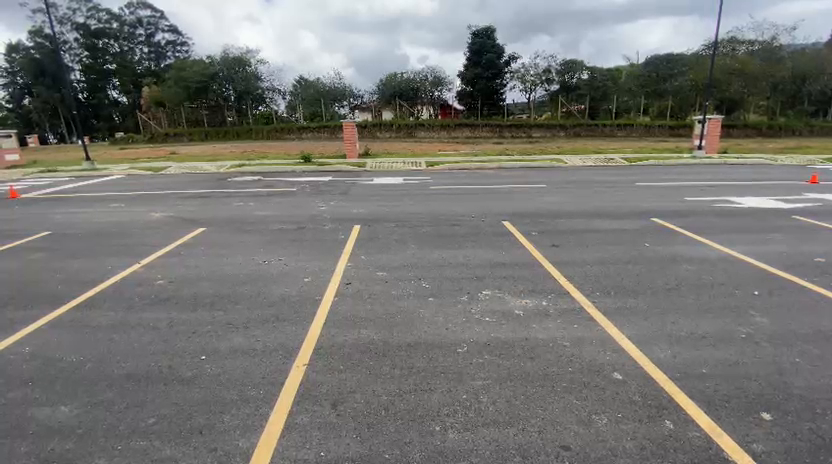
#> input picture frame 55 of video/Carro2.mp4, 832 x 464 px
$ python deteccion.py
#> lines starting #> are read from the running program, lines starting #| are printed output that depends on the picture; after the words box and inside, x2 and y2 are one past the last pixel; in counts of white or black regions, pixels touching at a corner belong together
import cv2
import numpy as np
import json
import os

# ============================
# ESTADOS DE INTERACCIÓN Y VISUALIZACIÓN
# ============================
# Variables para pausar, inspeccionar píxeles y guardar la posición del clic.
pausar_video = False
mostrar_pixel = False
x, y = 0, 0

# Listas donde se van acumulando los centroides detectados y su tiempo.
centroides = []
tiempos = []

# Buffers del último frame procesado y resultados intermedios de segmentación.
mascara_guardada = None
mascara_mog2_guardada = None
contorno_guardado = None
cx_guardado = None
cy_guardado = None
frame_base = None

# Variables de seguimiento temporal para estimar velocidad frame a frame.
ultimo_centroide = None
ultimo_tiempo = None
velocidad_inst_px_s = 0.0
velocidad_inst_m_s = 0.0

# Variables de calibración visual (marcadores A/B) y factor píxel-metro.
mezcla_hsv_txt = 0
ax = 100
ay = 100
bx = 300
by = 100
distancia_ab_cm = 500
distancia_ab_m = 5.0
px_por_m = 0.0
mostrar_marcadores = True
modo_seleccion_marcador = None

# ============================
# PARÁMETROS DEL TRACKING
# ============================
# Estos umbrales ayudan a estabilizar el seguimiento y descartar ruido.
WARMUP_FRAMES = 20
MAX_DIST_SEGUIMIENTO_PX = 150
MAX_GAP_FACTOR = 3.0
AREA_MAX_RATIO = 0.35
BORDER_MARGIN_PX = 20
ASPECT_MIN = 0.8
ASPECT_MAX = 5.5
TRACK_LOST_FRAMES = 10

# Contador para saber cuántos frames seguidos se perdió la detección.
frames_sin_deteccion = 0

# Carpeta donde se guardan las salidas del procesamiento.
RESULTADOS_DIR = "resultados"
os.makedirs(RESULTADOS_DIR, exist_ok=True)


# [21 lines left out: function mouse_callback, not called in this run]


cap = cv2.VideoCapture("video/Carro2.mp4")

if not cap.isOpened():
    print("Error: no se pudo abrir el video")
    exit()

fps = cap.get(cv2.CAP_PROP_FPS)
if fps == 0:
    fps = 30.0
    print(f"Advertencia: no se pudo leer FPS, usando {fps} por defecto")
else:
    print(f"Video abierto correctamente | FPS: {fps:.2f}")

frame_num = 0
frame_width = int(cap.get(cv2.CAP_PROP_FRAME_WIDTH))
frame_height = int(cap.get(cv2.CAP_PROP_FRAME_HEIGHT))

# Posiciones iniciales aproximadas; convención: A=cono derecho, B=cono izquierdo
ax = int(0.95 * frame_width)
ay = int(0.62 * frame_height)
bx = int(0.06 * frame_width)
by = int(0.62 * frame_height)

print("\n=== Configuración Punto 4 ===")
print("Controles: tecla 'a' + clic para fijar A en cono derecho; tecla 'b' + clic para B en cono izquierdo; tecla 'm' para ocultar/mostrar A-B.")
resp = input("¿Deseas guardar video final procesado? (s/n): ").strip().lower()
#> the answer given: out.png
exportar_video = resp == 's'

# Si el usuario lo pide, también se exporta el video ya anotado con overlays.
video_writer = None
if exportar_video:
    fourcc = cv2.VideoWriter_fourcc(*"mp4v")
    ruta_video_salida = os.path.join(RESULTADOS_DIR, "video_procesado_punto4.mp4")
    video_writer = cv2.VideoWriter(
        ruta_video_salida, fourcc, fps, (frame_width, frame_height)
    )
    if not video_writer.isOpened():
        print("Advertencia: no se pudo crear el video de salida. Se desactiva la exportación.")
        video_writer = None
        exportar_video = False

subtractor = cv2.createBackgroundSubtractorMOG2(
    history=300,
    varThreshold=50,
    detectShadows=True
)

# ============================
# CONFIGURACIÓN DE VENTANAS Y TRACKBARS
# ============================
# Se crean ventanas para visualizar video, máscara final y salida cruda de MOG2.
WINDOW_WIDTH = 800
WINDOW_HEIGHT = 600

cv2.namedWindow("Video", cv2.WINDOW_NORMAL)
cv2.resizeWindow("Video", WINDOW_WIDTH, WINDOW_HEIGHT)
cv2.setMouseCallback("Video", mouse_callback)

cv2.namedWindow("Mascara", cv2.WINDOW_NORMAL)
cv2.resizeWindow("Mascara", WINDOW_WIDTH, WINDOW_HEIGHT)

cv2.namedWindow("MOG2 Raw", cv2.WINDOW_NORMAL)
cv2.resizeWindow("MOG2 Raw", WINDOW_WIDTH, WINDOW_HEIGHT)

cv2.namedWindow("Trackbars", cv2.WINDOW_NORMAL)
cv2.resizeWindow("Trackbars", 450, 450)


def nothing(value):
    """Función vacía para trackbars (OpenCV pide un callback)."""
    pass


# [57 lines left out: function seleccionar_mejor_contorno, not called in this run]


cv2.createTrackbar("Area Min", "Trackbars", 500, 10000, nothing)
cv2.createTrackbar("Kernel", "Trackbars", 5, 15, nothing)
cv2.createTrackbar("Sensibilidad", "Trackbars", 50, 200, nothing)
cv2.createTrackbar("Mezcla HSV", "Trackbars", 0, 100, nothing)
cv2.createTrackbar("H Min", "Trackbars", 0, 179, nothing)
cv2.createTrackbar("H Max", "Trackbars", 179, 179, nothing)
cv2.createTrackbar("S Min", "Trackbars", 0, 255, nothing)
cv2.createTrackbar("S Max", "Trackbars", 255, 255, nothing)
cv2.createTrackbar("V Min", "Trackbars", 0, 255, nothing)
cv2.createTrackbar("V Max", "Trackbars", 255, 255, nothing)
cv2.createTrackbar("Dist AB cm", "Trackbars", 8000, 10000, nothing)

# ============================
# LOOP PRINCIPAL
# ============================
# En cada iteración: leer frame -> segmentar -> detectar/seguir -> dibujar -> mostrar.
while True:
    if not pausar_video:
        ret, frame = cap.read()
#> frame is the input picture: shape (464, 832, 3); mean B, G, R 114.2, 118, 118.1

        if not ret:
            print("Fin del video.")
            break

        frame_base = np.copy(frame)

    # Lectura de parámetros ajustables en tiempo real.
        area_min = cv2.getTrackbarPos("Area Min", "Trackbars")
        kernel_size = cv2.getTrackbarPos("Kernel", "Trackbars")
        sensibilidad = cv2.getTrackbarPos("Sensibilidad", "Trackbars")
        mezcla_hsv = cv2.getTrackbarPos("Mezcla HSV", "Trackbars")

        h_min = cv2.getTrackbarPos("H Min", "Trackbars")
        h_max = cv2.getTrackbarPos("H Max", "Trackbars")
        s_min = cv2.getTrackbarPos("S Min", "Trackbars")
        s_max = cv2.getTrackbarPos("S Max", "Trackbars")
        v_min = cv2.getTrackbarPos("V Min", "Trackbars")
        v_max = cv2.getTrackbarPos("V Max", "Trackbars")
        distancia_ab_cm = cv2.getTrackbarPos("Dist AB cm", "Trackbars")

        # Ajuste dinámico de sensibilidad del sustractor de fondo.
        subtractor.setVarThreshold(max(sensibilidad, 1))

        # Kernel morfológico (siempre impar) para limpieza de máscara.
        k = max(1, kernel_size)
        if k % 2 == 0:
            k += 1
        kernel = np.ones((k, k), np.uint8)

        # Segmentación por movimiento con MOG2.
        mascara_mog2_raw = subtractor.apply(frame_base)
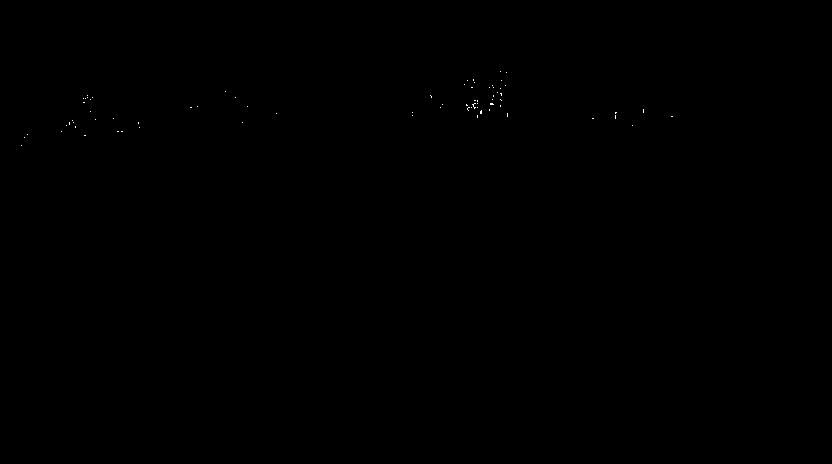
#> mascara_mog2_raw: shape (464, 832); values 127 (black) and 255 (white), 0.04% white in thin lines or dots, all inside (x1, y1, x2, y2) = (21, 71, 673, 146)
        mascara_mog2 = cv2.threshold(mascara_mog2_raw, 200, 255, cv2.THRESH_BINARY)[1]

        # Segmentación HSV opcional para combinar color + movimiento.
        mascara_hsv = np.zeros_like(mascara_mog2)
        if mezcla_hsv > 0:
            hsv = cv2.cvtColor(frame_base, cv2.COLOR_BGR2HSV)
            lower = np.array([h_min, s_min, v_min])
            upper = np.array([h_max, s_max, v_max])
            mascara_hsv = cv2.inRange(hsv, lower, upper)

        # Mezcla configurable: solo MOG2, solo HSV o intersección de ambas.
        if mezcla_hsv == 0:
            mascara = mascara_mog2
        elif mezcla_hsv == 100:
            mascara = mascara_hsv
        else:
            mascara = cv2.bitwise_and(mascara_mog2, mascara_hsv)

        # Limpieza morfológica para reducir ruido y cerrar huecos.
        mascara = cv2.morphologyEx(mascara, cv2.MORPH_OPEN, kernel)
#> mascara: shape (464, 832); every value is 0
        mascara = cv2.morphologyEx(mascara, cv2.MORPH_CLOSE, kernel)
        mascara = cv2.erode(mascara, kernel, iterations=1)
        mascara = cv2.dilate(mascara, kernel, iterations=1)

        contornos, _ = cv2.findContours(mascara, cv2.RETR_EXTERNAL, cv2.CHAIN_APPROX_SIMPLE)
#> contornos = []

        contorno_guardado = None
        cx_guardado = None
        cy_guardado = None

        # Se espera un pequeño warmup para estabilizar el modelo de fondo.
        if frame_num >= WARMUP_FRAMES:
            candidato = seleccionar_mejor_contorno(
                contornos,
                area_min,
                ultimo_centroide,
                frame_width,
                frame_height
            )

            if candidato is not None:
                contorno_guardado, cx_guardado, cy_guardado, _ = candidato

                tiempo_actual = frame_num / fps
                centroide_actual = (cx_guardado, cy_guardado)

                # Velocidad instantánea en píxeles/s a partir del último centroide.
                if ultimo_centroide is not None and ultimo_tiempo is not None:
                    dt = tiempo_actual - ultimo_tiempo
                    if dt > 1e-9:
                        dx = centroide_actual[0] - ultimo_centroide[0]
                        dy = centroide_actual[1] - ultimo_centroide[1]
                        velocidad_inst_px_s = float(np.hypot(dx, dy)) / dt
                else:
                    velocidad_inst_px_s = 0.0

                # Se almacenan datos para exportar trayectoria y análisis posterior.
                centroides.append(centroide_actual)
                tiempos.append(tiempo_actual)
                ultimo_centroide = centroide_actual
                ultimo_tiempo = tiempo_actual
                frames_sin_deteccion = 0
            else:
                frames_sin_deteccion += 1
                if frames_sin_deteccion > TRACK_LOST_FRAMES:
                    # Si se pierde varios frames seguidos, se reinicia continuidad.
                    ultimo_centroide = None
                    ultimo_tiempo = None
                    velocidad_inst_px_s = 0.0

        # Conversión de velocidad a m/s usando escala A-B actual.
        distancia_ab_px = float(np.hypot(bx - ax, by - ay))
        if distancia_ab_px > 0 and distancia_ab_cm > 0:
            distancia_ab_m = distancia_ab_cm / 100.0
            px_por_m = distancia_ab_px / distancia_ab_m
            velocidad_inst_m_s = velocidad_inst_px_s / px_por_m
        else:
            distancia_ab_m = 0.0
            px_por_m = 0.0
            velocidad_inst_m_s = 0.0

        # Buffers para visualización y siguiente iteración.
        mascara_guardada = mascara.copy()
        mascara_mog2_guardada = mascara_mog2.copy()
        mezcla_hsv_txt = mezcla_hsv
        frame_num += 1

    # Si todavía no hay frame válido, espera tecla y continúa.
    if frame_base is None:
        key = cv2.waitKey(30) & 0xFF
        if key == 27:
            break
        continue

    frame2 = np.copy(frame_base)

    # Overlay de inspección de color en el píxel seleccionado.
    if mostrar_pixel:
        pixel_color = frame2[y, x]
        pixel_hsv = cv2.cvtColor(np.uint8([[pixel_color]]), cv2.COLOR_BGR2HSV)[0][0]
        cv2.putText(frame2, f"Clic: X={x}  Y={y}", (10, 30),
                    cv2.FONT_HERSHEY_SIMPLEX, 0.65, (0, 255, 255), 2)
        cv2.putText(frame2, f"BGR: {pixel_color} | HSV: {pixel_hsv}", (10, 55),
                    cv2.FONT_HERSHEY_SIMPLEX, 0.55, (0, 255, 0), 2)
        cv2.drawMarker(frame2, (x, y), (0, 255, 255), cv2.MARKER_CROSS, 20, 2)

    centroide_detectado = False

    # Dibujo del objeto detectado: caja, contorno y centroide.
    if contorno_guardado is not None and cx_guardado is not None and cy_guardado is not None:
        centroide_detectado = True

        x_bb, y_bb, w_bb, h_bb = cv2.boundingRect(contorno_guardado)
        cv2.rectangle(frame2, (x_bb, y_bb), (x_bb + w_bb, y_bb + h_bb), (255, 165, 0), 2)
        cv2.drawContours(frame2, [contorno_guardado], -1, (0, 255, 0), 2)
        cv2.circle(frame2, (cx_guardado, cy_guardado), 6, (0, 0, 255), -1)

        cv2.putText(frame2, f"Centroide: ({cx_guardado}, {cy_guardado})", (10, 85),
                    cv2.FONT_HERSHEY_SIMPLEX, 0.65, (0, 255, 0), 2)
        area_txt = f"Area: {int(cv2.contourArea(contorno_guardado))} px"
        cv2.putText(frame2, area_txt, (10, 110), cv2.FONT_HERSHEY_SIMPLEX, 0.65, (0, 255, 0), 2)

    # Dibujo de trayectoria conectando centroides coherentes entre frames.
    if len(centroides) >= 2:
        max_gap_t = MAX_GAP_FACTOR / fps
        for i in range(1, len(centroides)):
            p0 = centroides[i - 1]
            p1 = centroides[i]
            dt = tiempos[i] - tiempos[i - 1]
            salto = np.hypot(p1[0] - p0[0], p1[1] - p0[1])
            if dt <= max_gap_t and salto <= (MAX_DIST_SEGUIMIENTO_PX * 1.6):
                cv2.line(frame2, p0, p1, (255, 0, 255), 2)
    cv2.putText(frame2, f"Trayectoria: {len(centroides)} pts", (10, 225),
                cv2.FONT_HERSHEY_SIMPLEX, 0.6, (255, 0, 255), 2)

    # Dibujo de marcadores A/B para calibración visual.
    if mostrar_marcadores:
        cv2.circle(frame2, (ax, ay), 8, (255, 255, 0), -1)
        cv2.circle(frame2, (bx, by), 8, (255, 255, 0), -1)
        cv2.putText(frame2, "A", (ax + 10, ay - 10), cv2.FONT_HERSHEY_SIMPLEX, 0.8, (255, 255, 0), 2)
#> frame2: shape (464, 832, 3); mean B, G, R 114.7, 117.8, 118.3
        cv2.putText(frame2, "B", (bx + 10, by - 10), cv2.FONT_HERSHEY_SIMPLEX, 0.8, (255, 255, 0), 2)
        cv2.line(frame2, (ax, ay), (bx, by), (0, 255, 255), 2)

    if float(np.hypot(bx - ax, by - ay)) > 0 and distancia_ab_cm > 0:
        texto_escala = f"Escala: {distancia_ab_m:.2f} m = {int(np.hypot(bx - ax, by - ay))} px ({px_por_m:.2f} px/m)"
        cv2.putText(frame2, texto_escala, (10, frame_height - 40),
                    cv2.FONT_HERSHEY_SIMPLEX, 0.6, (0, 255, 255), 2)

    # Textos de estado general de detección y modo actual.
    estado = "Vehiculo detectado" if centroide_detectado else "Sin deteccion"
    color_estado = (0, 255, 0) if centroide_detectado else (0, 0, 255)
    cv2.putText(frame2, estado, (10, 140), cv2.FONT_HERSHEY_SIMPLEX, 0.7, color_estado, 2)

    tiempo_actual = (frame_num - 1) / fps if frame_num > 0 else 0
    cv2.putText(frame2, f"Frame: {frame_num} | t: {tiempo_actual:.2f}s", (10, 170),
                cv2.FONT_HERSHEY_SIMPLEX, 0.6, (255, 255, 0), 2)

    modo_txt = "MOG2" if mezcla_hsv_txt == 0 else ("HSV" if mezcla_hsv_txt == 100 else "MOG2+HSV")
    cv2.putText(frame2, f"Modo: {modo_txt}", (10, 195),
                cv2.FONT_HERSHEY_SIMPLEX, 0.6, (255, 255, 0), 2)

    cv2.putText(frame2, f"Velocidad: {velocidad_inst_px_s:.2f} px/s | {velocidad_inst_m_s:.3f} m/s",
                (10, 250), cv2.FONT_HERSHEY_SIMPLEX, 0.6, (0, 215, 255), 2)
    cv2.putText(frame2, "Teclas: a=marcar A, b=marcar B, m=ocultar/mostrar A-B",
                (10, 275), cv2.FONT_HERSHEY_SIMPLEX, 0.55, (200, 255, 255), 2)

    if modo_seleccion_marcador == "A":
        cv2.putText(frame2, "Seleccion A: haz clic sobre el cono derecho", (10, 300),
                    cv2.FONT_HERSHEY_SIMPLEX, 0.6, (0, 200, 255), 2)
    elif modo_seleccion_marcador == "B":
        cv2.putText(frame2, "Seleccion B: haz clic sobre el cono izquierdo", (10, 300),
                    cv2.FONT_HERSHEY_SIMPLEX, 0.6, (0, 200, 255), 2)

    if frame_num < WARMUP_FRAMES:
        cv2.putText(frame2, f"Inicializando fondo: {frame_num}/{WARMUP_FRAMES}",
                    (10, 325), cv2.FONT_HERSHEY_SIMPLEX, 0.6, (0, 200, 255), 2)
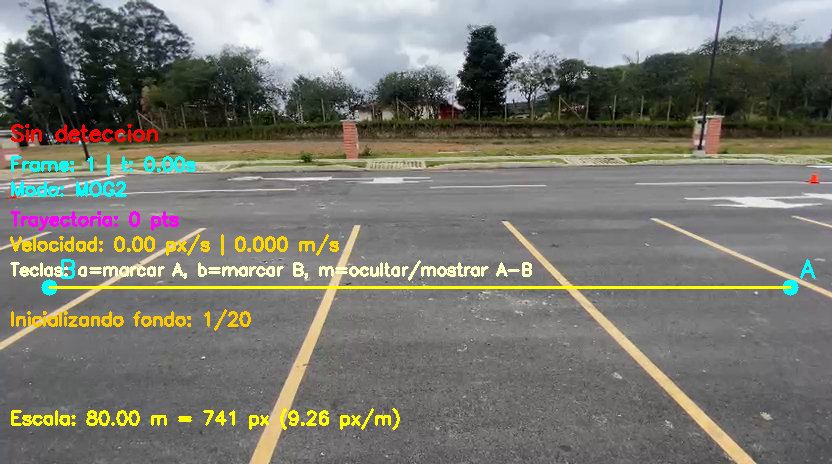
#> frame2: shape (464, 832, 3); mean B, G, R 113.4, 121.8, 122

    if pausar_video:
        cv2.putText(frame2, "|| PAUSADO", (10, 350),
                    cv2.FONT_HERSHEY_SIMPLEX, 0.8, (0, 165, 255), 2)

    # Mostrar ventanas de salida.
    cv2.imshow("Video", frame2)

    if mascara_guardada is not None and mascara_mog2_guardada is not None:
        cv2.imshow("Mascara", mascara_guardada)
        cv2.imshow("MOG2 Raw", mascara_mog2_guardada)

    if exportar_video and video_writer is not None:
        video_writer.write(frame2)

    # Manejo de teclado para interacción en vivo.
    key = cv2.waitKey(30) & 0xFF
#> (key Esc is pressed here)

    if key == 27:
        break

    if key == ord('a'):
        modo_seleccion_marcador = "A"
        print("Selección A activada: haz clic en el cono derecho")

    if key == ord('b'):
        modo_seleccion_marcador = "B"
        print("Selección B activada: haz clic en el cono izquierdo")

    if key == ord('m'):
        mostrar_marcadores = not mostrar_marcadores
        print("Marcadores A/B visibles" if mostrar_marcadores else "Marcadores A/B ocultos")

    if key == ord('s'):
        print(f"\n--- Estado actual en frame {frame_num} ---")
        print(f"Centroides registrados: {len(centroides)}")
        if centroides:
            print(f"Último centroide: {centroides[-1]}")
            print(f"Velocidad instantánea: {velocidad_inst_m_s:.3f} m/s")

# ============================
# CIERRE Y EXPORTACIÓN
# ============================
# Se imprimen métricas finales y se guarda el JSON con todo lo detectado.
print("\n=== Procesamiento finalizado ===")
print(f"FPS del video: {fps:.2f}")
print(f"Frames procesados: {frame_num}")
print(f"Centroides detectados: {len(centroides)}")

if len(centroides) > 0:
    print(f"Primer centroide: {centroides[0]} en t={tiempos[0]:.3f}s")
    print(f"Último centroide: {centroides[-1]} en t={tiempos[-1]:.3f}s")

    datos_cinematicos = {
        "fps": float(fps),
        "resolucion": {
            "ancho": frame_width,
            "alto": frame_height
        },
        "total_frames": frame_num,
        "total_centroides": len(centroides),
        "calibracion_punto4": {
            "A_x_px": int(ax),
            "A_y_px": int(ay),
            "B_x_px": int(bx),
            "B_y_px": int(by),
            "distancia_AB_cm": int(distancia_ab_cm),
            "distancia_AB_m": float(distancia_ab_m),
            "distancia_AB_px": float(np.hypot(bx - ax, by - ay)),
            "px_por_m": float(px_por_m)
        },
        "centroides": [
            {"x": int(cx), "y": int(cy)}
            for cx, cy in centroides
        ],
        "tiempos": [float(t) for t in tiempos]
    }

    try:
        ruta_json_salida = os.path.join(RESULTADOS_DIR, "datos_cinematicos.json")
        with open(ruta_json_salida, "w") as f:
            json.dump(datos_cinematicos, f, indent=4)
        print(f"\nDatos guardados en: {ruta_json_salida}")
    except Exception as e:
        print(f"\nError al guardar JSON: {e}")
else:
    print("\nNo hay centroides para guardar")

if exportar_video and video_writer is not None:
    video_writer.release()
    print(f"Video procesado guardado en: {ruta_video_salida}")

cap.release()
cv2.destroyAllWindows()

$ run again, starting later in the video
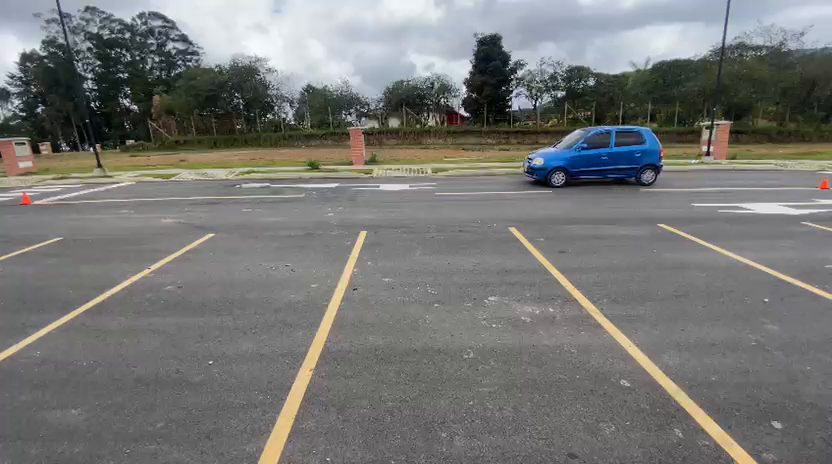
#> input picture frame 250 of video/Carro2.mp4, 832 x 464 px
#> frame is the input picture: shape (464, 832, 3); mean B, G, R 116.8, 118.9, 118.3
#> mascara_mog2_raw: shape (464, 832); values 127 (black) and 255 (white), 0.02% white in thin lines or dots, all inside (x1, y1, x2, y2) = (72, 78, 651, 187)
#> mascara: shape (464, 832); every value is 0
#> contornos = []
#> `cv2.putText(frame2, f"Inicializando fondo: {frame_num}/{WARMUP_FRAMES}..`:
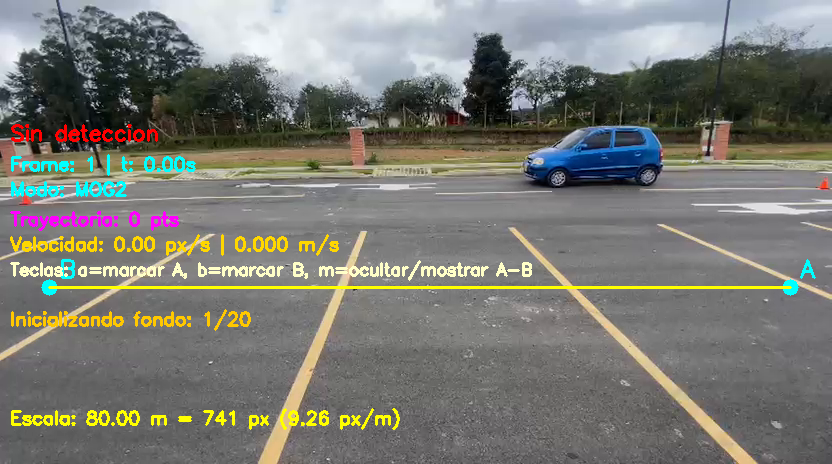
#> frame2: shape (464, 832, 3); mean B, G, R 116, 122.7, 122.1

$ run again, starting later in the video
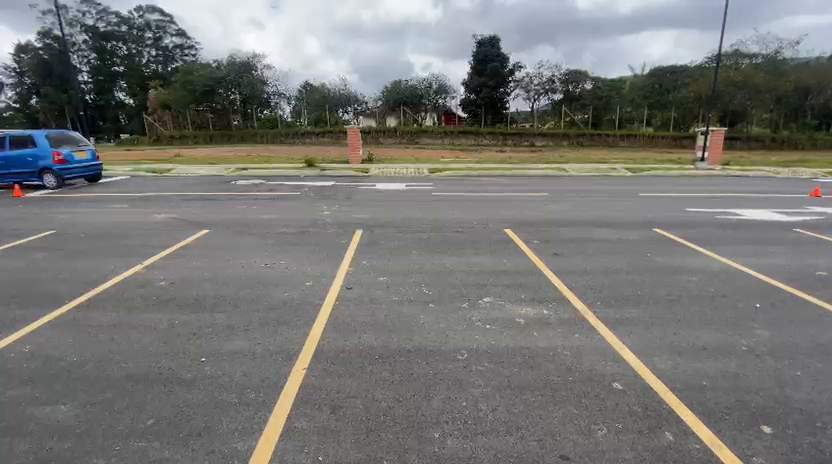
#> input picture frame 445 of video/Carro2.mp4, 832 x 464 px
#> frame is the input picture: shape (464, 832, 3); mean B, G, R 115.9, 118.5, 118.2
#> mascara_mog2_raw: shape (464, 832); values 127 (black) and 255 (white), 0.02% white in thin lines or dots, all inside (x1, y1, x2, y2) = (87, 84, 676, 182)
#> mascara: shape (464, 832); every value is 0
#> contornos = []
#> `cv2.putText(frame2, f"Inicializando fondo: {frame_num}/{WARMUP_FRAMES}..`:
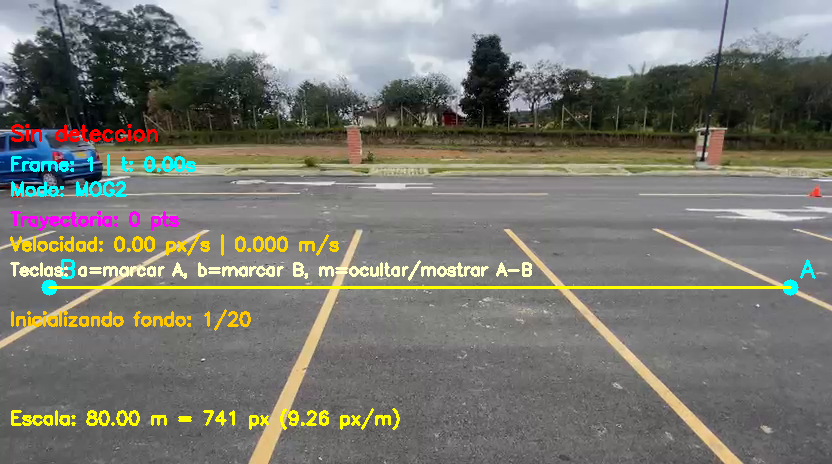
#> frame2: shape (464, 832, 3); mean B, G, R 115.1, 122.4, 122.2
